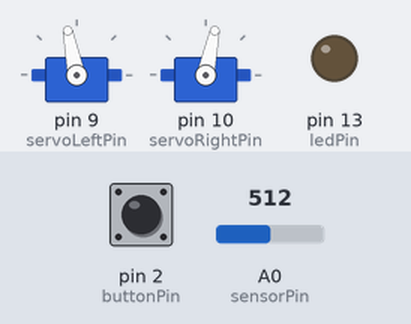
Bench run of a sketch on a simulated Arduino Uno, built with avr-gcc and run on an emulated ATmega328P. Shown: 2 × servo, output pins drawn as LEDs (lit = HIGH). Dashed ring = blinking. Inputs (shaded band) come from the test bench; at power-on: A0 (sensorPin) = 512, pin 2 (buttonPin) LOW.

Above: at 1.2 s.
1.3 s: A0 (sensorPin) set to 900
At 2.3 s:
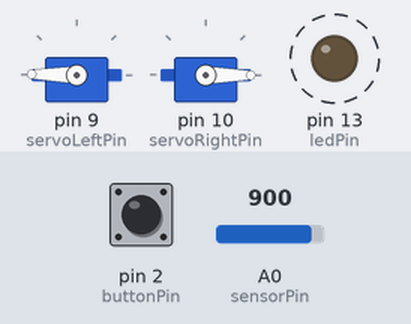
4.3 s: pin 2 (buttonPin) pulled HIGH for 0.15 s
At 4.7 s:
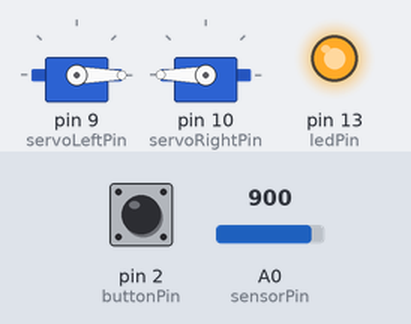
7.4 s: A0 (sensorPin) set to 1023
10.4 s: A0 (sensorPin) set to 716
At 12.0 s:
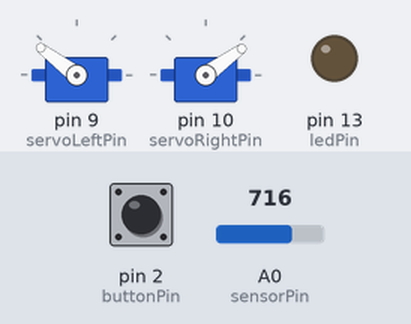
13.4 s: A0 (sensorPin) set to 511
At 14.7 s:
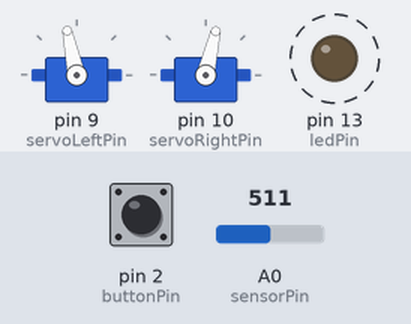
16.4 s: A0 (sensorPin) set to 306
At 17.6 s:
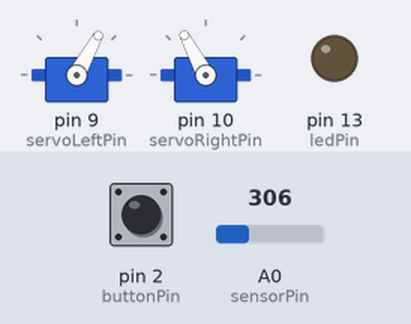
Timing chart, 0 to 20.4 s (numbered marks = the images above; inputs shaded):
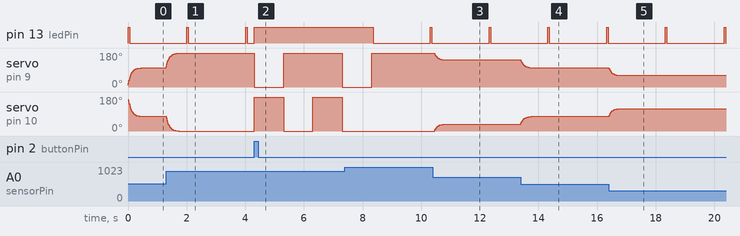

The sketch:

button_2servos_light.ino
```cpp
#include <Servo.h>

Servo servoLeft;            // create servo object to control a servo
Servo servoRight;            // create servo object to control a servo

const byte servoLeftPin = 9;
const byte servoRightPin = 10;
const byte buttonPin = 2;
const byte ledPin = 13;
const int sensorPin = A0;
volatile float smoothed = 0;

unsigned long time = 0;
volatile byte state = LOW;

void setup() {
  servoLeft.attach(servoLeftPin);
  servoRight.attach(servoRightPin);
  pinMode(ledPin, OUTPUT);
  pinMode(buttonPin, INPUT);
  attachInterrupt(digitalPinToInterrupt(buttonPin), buttonPress, RISING);  // HIGH means the button is pressed
}

void loop() {
  if (state == HIGH) {
    digitalWrite(ledPin, HIGH);   // turn LED on:
    forward();
    delay(1000);
    reverse();
    delay(1000);
    turnRight();
    delay(1000);
    turnLeft();
    delay(1000);
    state = LOW;
  } else {
    blink();
    smoothed = (smoothed*9 + analogRead(sensorPin)/5)/10;
    servoLeft.write(smoothed);
    servoRight.write(180-smoothed);
    delay(10);
    //stopRobot();
  }
}

void buttonPress() {
  state = HIGH;
}

void blink() {
  if( millis() - time > 2000 ) {
    time = millis();
  }
  if( millis() - time < 50 ) {
    digitalWrite(ledPin, HIGH);  // turn LED on:
  } else {
    digitalWrite(ledPin, LOW);   // turn LED off:
  }
}

// Motion routines for forward, reverse, turns, and stop
void forward() {
  servoLeft.write(0);
  servoRight.write(180);
}

void reverse() {
  servoLeft.write(180);
  servoRight.write(0);
}

void turnRight() {
  servoLeft.write(180);
  servoRight.write(180);
}
void turnLeft() {
  servoLeft.write(0);
  servoRight.write(0);
}

void stopRobot() {
  servoLeft.write(90);
  servoRight.write(90);
}
```

Measured:
- after the input at 1.3 s, servo on pin 9 (servoLeftPin): moves from 101° to 179° over 0.42 s, starting at once; servo on pin 10 (servoRightPin): moves from 78° to 0° over 0.42 s, starting at once
- after the input at 4.3 s, servo on pin 9 (servoLeftPin): 179° → 0° at once, → 180° 1.0 s later, → 0° 2.0 s later; servo on pin 10 (servoRightPin): alternates 180° for 1.0 s and 0° for 1.0 s, starting at once
- after the input at 10.4 s, servo on pin 9 (servoLeftPin): moves from 180° to 143° over 0.36 s, starting after 0.05 s; servo on pin 10 (servoRightPin): moves from 0° to 36° over 0.34 s, starting after 0.07 s
- after the input at 13.4 s, servo on pin 9 (servoLeftPin): moves from 143° to 102° over 0.36 s, starting at once; servo on pin 10 (servoRightPin): moves from 36° to 77° over 0.36 s, starting at once
- after the input at 16.4 s, servo on pin 9 (servoLeftPin): moves from 102° to 61° over 0.36 s, starting at once; servo on pin 10 (servoRightPin): moves from 77° to 118° over 0.36 s, starting at once
- by itself, pin 13 (ledPin): alternates HIGH for 0.05 s and LOW for 2.0 s
